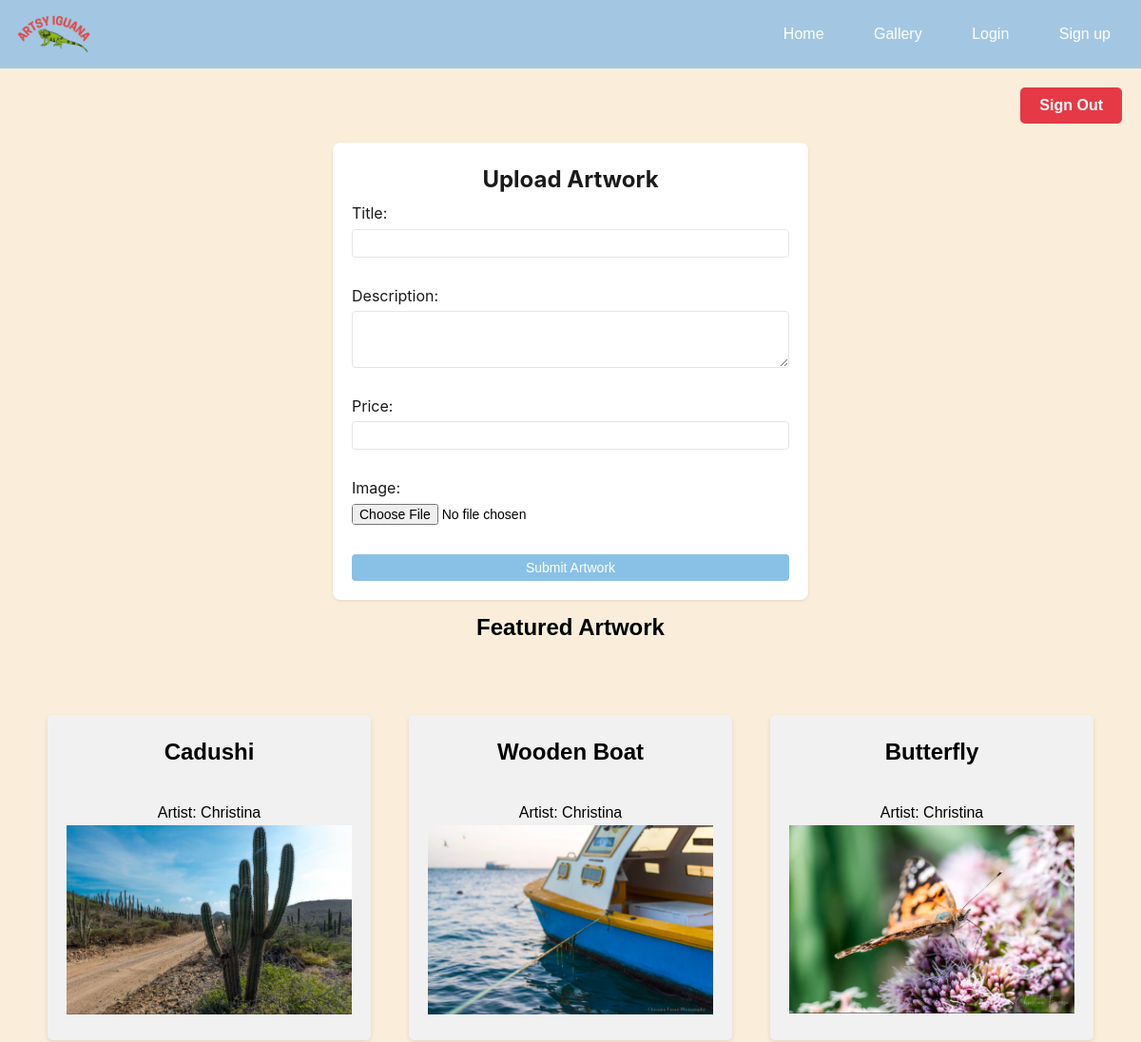
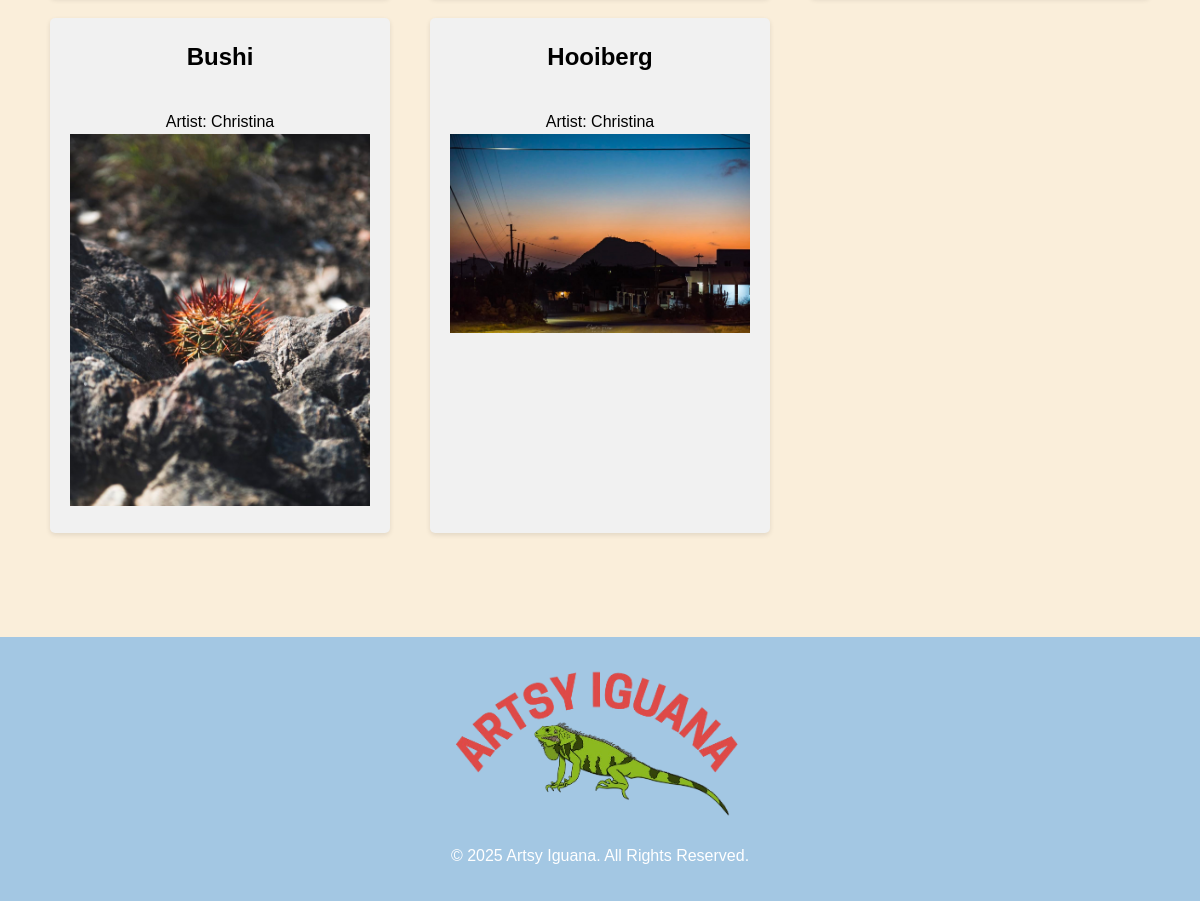
The app's page /myprofile (signed in) with its own data (2 pictures, top to bottom).
### tables this page shows
CREATE TABLE artwork
                 (id INTEGER PRIMARY KEY AUTOINCREMENT,
                  artist_id INTEGER NOT NULL,
                  title TEXT NOT NULL,
                  description TEXT,
                  price DECIMAL(10,2) NOT NULL,
                  image_path TEXT NOT NULL,
                  created_at TIMESTAMP DEFAULT CURRENT_TIMESTAMP,
                  FOREIGN KEY (artist_id) REFERENCES users (id));

CREATE TABLE users
                 (id INTEGER PRIMARY KEY AUTOINCREMENT,
                  username TEXT UNIQUE NOT NULL,
                  email TEXT UNIQUE NOT NULL,
                  password TEXT NOT NULL,
                  is_artist BOOLEAN NOT NULL,
                  bio TEXT,
                  created_at TIMESTAMP DEFAULT CURRENT_TIMESTAMP);

### app.py (the view)
@app.route('/myprofile')
def myprofile():
    user_id = request.cookies.get('user_id')
    username = request.cookies.get('username')
    if user_id is None or username is None:  # Checking if user is not an artist
        return redirect(url_for('myprofile'))
    else:
        conn = sqlite3.connect('artsy_iguana.db')
        c = conn.cursor()
        c.execute(f'''
            SELECT artwork.id, artwork.title, artwork.image_path, users.username, artwork.artist_id
            FROM artwork
            JOIN users ON artwork.artist_id = users.id
            WHERE artwork.artist_id = {user_id}
            ORDER BY artwork.id DESC
        ''')
        artworks = c.fetchall()
        conn.close()
        return render_template('myprofile.html', artworks=artworks)

### templates/myprofile.html (shortened to what this page needs)
<!DOCTYPE html>
<html lang="en">
<head>
    <link rel="stylesheet" type="text/css" href="{{ url_for('static', filename='css/myprofile.css') }}">
</head>
<body>
    <nav class="navbar">
        <div class="navbar-brand">
            <a href="home">
                <img src="static/images/Artsyiguana-Logo.png" alt="Artsy Iguana Logo" class="logo">
            </a>
        </div>
        <div class="navbar-menu">
            <a href="home">Home</a>
            <a href="gallery">Gallery</a>
            <a id="nav-login" href="login">Login</a>
            <a id="nav-register" href="register">Sign up</a>
        </div>
    </nav>
    <div class="signout-container">
        <form action="{{ url_for('signout') }}" method="POST">
            <button type="submit" class="signout-button">Sign Out</button>
        </form>
    </div>
    <div id="artForm" class="container">
        <h1>Upload Artwork</h1>
        <form action="/upload_artwork" method="POST" enctype="multipart/form-data">
            <label for="title">Title:</label>
            <input type="text" id="title" name="title" required>
            <br>
            <label for="description">Description:</label>
            <textarea id="description" name="description" rows="4" cols="50" required></textarea>
            <br>
            <label for="price">Price:</label>
            <input type="number" id="price" name="price" step="0.01" required>
            <br>
            <label for="image">Image:</label>
            <input type="file" id="image" name="image" accept="image/*" required>
            <br>
            <button type="submit">Submit Artwork</button>
        </form>
    </div>
    <section class="featured">
        <h2>Featured Artwork</h2>
        <div class="artwork-grid">
        {% for artwork in artworks %}
            <div class="grid-item">
                <h2>{{ artwork[1] }}</h2>
                <p>Artist: {{ artwork[3] }}</p>
                <img src="{{ url_for('static', filename='UPLOAD_FOLDER/' + artwork[4]|string + '/' + artwork[2]) }}" alt="{{ artwork[1] }}" width="300">
            </div>
        {% endfor %}
        </div>
    </section>
    <footer>
        <div class="footer-content">
            <a href="home">
                <img src="static/images/Artsyiguana-Logo.png" alt="Artsy Iguana Logo" class="footer-logo">
            </a>
            <p>&copy; 2025 Artsy Iguana. All Rights Reserved.</p>
        </div>
    </footer>
</body>
</html>

### static/css/myprofile.css (style rules this page uses)
:root { --primary-color: #A3C7E3; --secondary-color: #ffffff; --background-color: #FAEEDA; --text-color: #000000; --border-color: #dcdde1; }
* { margin: 0; padding: 0; box-sizing: border-box; }
body { font-family: 'Arial', sans-serif; line-height: 1.6; color: var(--text-color); background-color: var(--background-color); }
.navbar { background-color: var(--primary-color); padding: 1rem; display: flex; justify-content: space-between; align-items: center; text-align: center; }
.navbar-brand { display: flex; align-items: center; }
.navbar-brand a { color: white; text-decoration: none; font-size: 1.5rem; font-weight: bold; display: flex; align-items: center; gap: 0.5rem; }
.navbar-menu a { color: white; text-decoration: none; margin-left: 1rem; padding: 0.5rem 1rem; border-radius: 4px; transition: background-color 0.3s; }
.logo { height: 40px; width: auto; }
.container { width: 500px; margin: 10px auto; padding: 20px; background-color: white; border-radius: 8px; box-shadow: 0px 1px 3px rgba(0, 0, 0, 0.1); text-align: center; font-family: -apple-system, 'Segoe UI', Roboto, sans-serif; }
.container h1 { font-size: 24px; font-weight: bold; margin-bottom: 4px; color: #1a1a1a; }
.container form { display: flex; flex-direction: column; gap: 1px; }
.container label { font-size: 16px; color: #1a1a1a; text-align: left; display: block; margin-bottom: 2px; }
.container input, .container textarea { width: 100%; padding: 6px 10px; border: 1px solid #e5e5e5; border-radius: 4px; font-size: 14px; background-color: white; }
.container textarea { height: 60px; resize: vertical; }
.container button { width: 100%; padding: 6px 16px; background-color: #89c1e6; color: white; border: none; border-radius: 4px; font-size: 14px; font-weight: 500; cursor: pointer; transition: background-color 0.2s; margin-top: 4px; }
.container input[type="file"] { border: none; padding: 0; }
.signout-container { display: flex; justify-content: flex-end; padding: 10px 20px; position: relative; margin-top: 10px; }
.signout-button { background-color: #e63946; color: white; border: none; padding: 10px 20px; font-size: 16px; font-weight: bold; border-radius: 5px; cursor: pointer; transition: background-color 0.3s ease; }
h2 { text-align: center; margin-bottom: 2rem; }
.artwork-grid { display: grid; grid-template-columns: repeat(3, 1fr); grid-gap: 20px; padding: 40px; }
.grid-item { background-color: #f1f1f1; padding: 20px; text-align: center; border-radius: 5px; box-shadow: 0 2px 5px rgba(0, 0, 0, 0.1); transition: transform 0.3s ease; max-width: 600px; margin: 0 auto; }
footer { text-align: center; padding: 2rem; background-color: var(--primary-color); color: white; margin-top: 4rem; }
.footer-content { display: flex; flex-direction: column; align-items: center; gap: 1rem; }
.footer-logo { height: 150px; width: auto; }

### records on screen
artwork: title "Cadushi", username "Christina", artist+image_path (picture)
artwork: title "Wooden Boat", username "Christina", artist+image_path (picture)
artwork: title "Butterfly", username "Christina", artist+image_path (picture)
artwork: title "Bushi", username "Christina", artist+image_path (picture)
artwork: title "Hooiberg", username "Christina", artist+image_path (picture)
